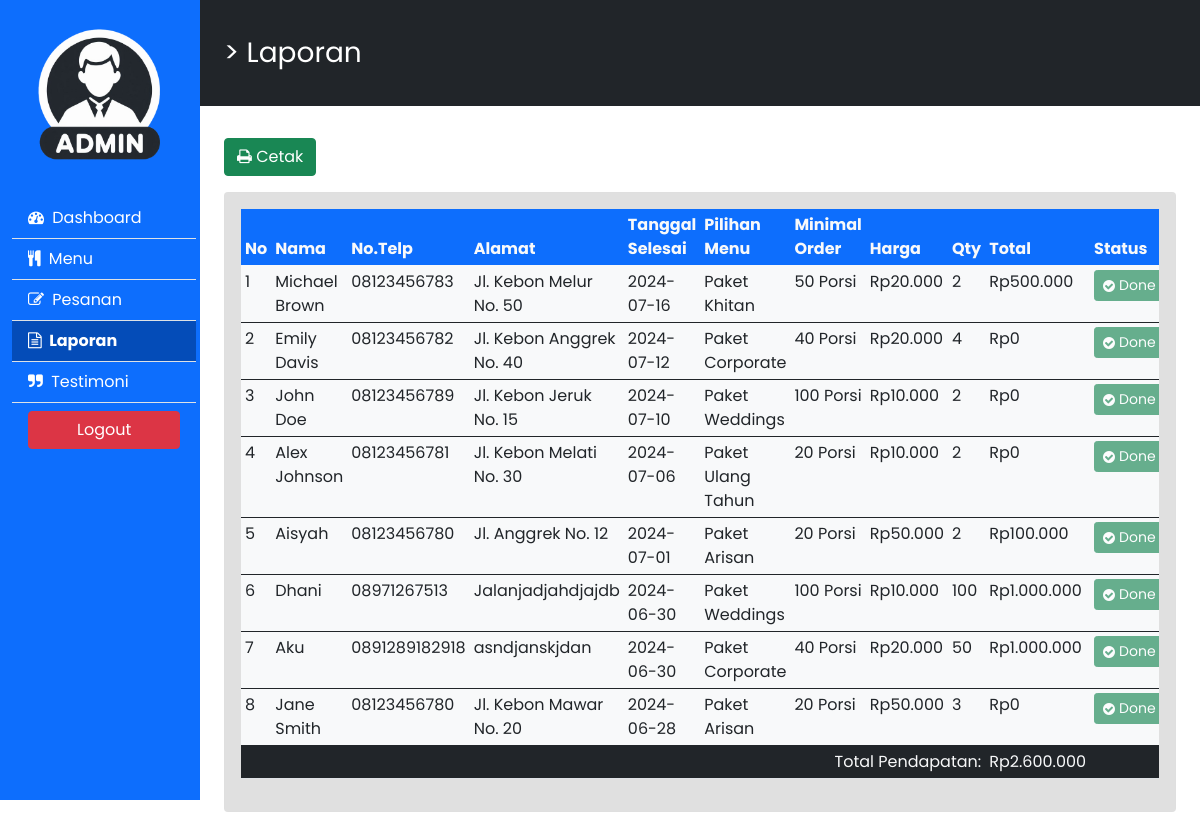
The app's page /admin/laporan/index.php (signed in) with its own data.
### tables this page shows
CREATE TABLE `orders` (
  `order_id` int(11) NOT NULL,
  `name` varchar(100) NOT NULL,
  `phone_number` varchar(50) NOT NULL,
  `address` text NOT NULL,
  `start_date` date NOT NULL,
  `end_date` date NOT NULL,
  `menu_id` int(11) NOT NULL,
  `quantity` int(11) NOT NULL,
  `total_price` int(11) NOT NULL,
  `status` enum('Pending','Proses','Done') DEFAULT 'Pending',
  `created_at` timestamp NOT NULL DEFAULT current_timestamp()
);

CREATE TABLE `menu` (
  `id` int(11) NOT NULL,
  `title` varchar(255) NOT NULL,
  `min_order` int(11) NOT NULL,
  `unit` varchar(50) NOT NULL,
  `price` int(11) NOT NULL,
  `description` text NOT NULL,
  `detail` text NOT NULL,
  `image` varchar(255) DEFAULT NULL
);

### admin/laporan/index.php (the view, shortened to what this page needs)
<?php
include_once("../../proses/koneksi.php");
?>
<!DOCTYPE html>
<html lang="en">
<head>
    <link rel="stylesheet" href="../../assets/style/bootstrap/css/bootstrap.min.css">
    <link rel="stylesheet" href="../../assets/style/style.css">
    <link rel="stylesheet" href="../../assets/style/cdn/css/font-awesome.min.css">
</head>
<body>
    <div class="container-fluid">
        <div class="row">
            <div class="col-md-2 d-md-block bg-primary sidebar">
                <div class="position-sticky">
                    <div class="mb-4 d-flex align-items-center justify-content-center">
                        <img src="../../assets/img/icon_admin.png" alt="nav-logo" class="img-fluid d-none d-md-block" style="width: 90%;">
                    </div>
                    <ul class="nav flex-column">
                        <li class="nav-item border-bottom">
                            <a href="../../admin/" class="nav-link"><i class="fa fa-dashboard me-1"></i>
                                Dashboard</a>
                        </li>
                        <li class="nav-item border-bottom">
                            <a href="../menu/" class="nav-link"><i class="fa fa-cutlery me-1"></i> Menu</a>
                        </li>
                        <li class="nav-item border-bottom">
                            <a href="../pesanan/" class="nav-link"><i class="fa fa-edit me-1"></i> Pesanan</a>
                        </li>
                        <li class="nav-item border-bottom">
                            <a href="#" class="nav-link active"><i class="fa fa-file-text-o me-1"></i> Laporan</a>
                        </li>
                        <li class="nav-item border-bottom">
                            <a href="../testimoni/" class="nav-link"><i class="fa fa-quote-right me-1"></i>
                                Testimoni</a>
                        </li>
                        <li>
                            <form class="nav-link" onclick="return confirm('Apakah anda yakin ingin logout?')" action="" method="POST">
                                <button name="btnlogout" class="btn btn-danger px-5"> Logout</button>
                            </form>
                        </li>
                    </ul>
                </div>
            </div>
            <main class="col-md-10 ms-sm-auto col-lg-10 px-md-4 main-content bg-dark sticky-lg-top">
                <span class="fs-3 text-white">> Laporan</span>
            </main>
            <div class="col-md-10 ms-sm-auto col-lg-10 px-md-4 main-content content-section">
                <a href="./cetak/" class="btn btn-success mb-3"><i class="fa fa-print"></i> Cetak</a>
                <div class="card">
                    <div class="card-body" style="background-color: #E0E0E0;">
                        <div class="table-responsive">
                            <table class="table table-sm table-hover bg-light">
                                <thead class="bg-primary text-light">
                                    <tr>
                                        <th scope="col">No</th>
                                        <th scope="col">Nama</th>
                                        <th scope="col">No.Telp</th>
                                        <th scope="col">Alamat</th>
                                        <th scope="col">Tanggal Selesai</th>
                                        <th scope="col">Pilihan Menu</th>
                                        <th scope="col">Minimal Order</th>
                                        <th scope="col">Harga</th>
                                        <th scope="col">Qty</th>
                                        <th scope="col">Total</th>
                                        <th scope="col">Status</th>
                                    </tr>
                                </thead>
                                <?php
                                function formatRupiah($hargaMenu)
                                {
                                    return 'Rp' . number_format($hargaMenu, 0, ',', '.');
                                }
                                $no = 1;
                                $totalPendapatan = 0;
                                $query = mysqli_query($conn, "SELECT * FROM orders INNER JOIN menu ON menu.id = orders.menu_id WHERE status='Done' ORDER BY end_date DESC");
                                $row = mysqli_num_rows($query);
                                if ($row == null) {
                                ?>
                                    <tbody class="table-group-divider">
                                        <tr>
                                            <td colspan="11">Tidak ada data</td>
                                        </tr>
                                    </tbody>
                                    <?php
                                } else {
                                    while ($data = mysqli_fetch_array($query)) {
                                        $totalPendapatan += $data['total_price'];
                                    ?>
                                        <tbody class="table-group-divider">
                                            <tr>
                                                <td><?= $no++ ?></td>
                                                <td><?= $data['name'] ?></td>
                                                <td><?= $data['phone_number'] ?></td>
                                                <td><?= $data['address'] ?></td>
                                                <td><?= $data['end_date'] ?></td>
                                                <td><?= $data['title'] ?></td>
                                                <td><?= $data['min_order'] ?> <?= $data['unit'] ?></td>
                                                <td><?= formatRupiah($data['price']) ?></td>
                                                <td><?= $data['quantity'] ?></td>
                                                <td>
                                                    <?= formatRupiah($data['total_price']) ?></td>
                                                <td>
                                                    <button class="btn btn-success text-white btn-sm d-flex align-items-center gap-1" disabled><i class="fa fa-check-circle"></i>
                                                        <?= $data['status'] ?></button>
                                                </td>
                                            </tr>
                                        </tbody>
                                    <?php
                                    }
                                    ?>
                                    <tr class="bg-dark text-light">
                                        <td colspan="6"></td>
                                        <td colspan="3" class="text-end">Total Pendapatan: </td>
                                        <td><?= formatRupiah($totalPendapatan) ?></td>
                                        <td></td>
                                    </tr>
                                <?php
                                }
                                ?>
                            </table>
                        </div>
                    </div>
                </div>
            </div>
        </div>
    </div>
</body>
</html>

### assets/style/style.css (style rules this page uses)
body { font-family: 'Poppins', sans-serif; }
.sidebar { height: 100vh; position: fixed; top: 0; left: 0; z-index: 100; background-color: #0d6efd; padding-top: 1rem; overflow-y: auto; }
.sidebar .nav-link { color: white; }
.sidebar .nav-link.active { font-weight: bold; }
.nav-link.active { background-color: #044cb8; }
.main-content { margin-left: 16.666667%; padding: 2rem; }

### records on screen
orders: name "Michael Brown", phone_number "08123456783", address "Jl. Kebon Melur No. 50", end_date "2024-07-16", menu.title "Paket Khitan", menu.min_order "50", menu.unit "Porsi", menu.price "Rp20.000", quantity "2", total_price "Rp500.000", status "Done"
orders: name "Emily Davis", phone_number "08123456782", address "Jl. Kebon Anggrek No. 40", end_date "2024-07-12", menu.title "Paket Corporate", menu.min_order "40", menu.unit "Porsi", menu.price "Rp20.000", quantity "4", total_price "Rp0", status "Done"
orders: name "John Doe", phone_number "08123456789", address "Jl. Kebon Jeruk No. 15", end_date "2024-07-10", menu.title "Paket Weddings", menu.min_order "100", menu.unit "Porsi", menu.price "Rp10.000", quantity "2", total_price "Rp0", status "Done"
orders: name "Alex Johnson", phone_number "08123456781", address "Jl. Kebon Melati No. 30", end_date "2024-07-06", menu.title "Paket Ulang Tahun", menu.min_order "20", menu.unit "Porsi", menu.price "Rp10.000", quantity "2", total_price "Rp0", status "Done"
orders: name "Aisyah", phone_number "08123456780", address "Jl. Anggrek No. 12", end_date "2024-07-01", menu.title "Paket Arisan", menu.min_order "20", menu.unit "Porsi", menu.price "Rp50.000", quantity "2", total_price "Rp100.000", status "Done"
orders: name "Dhani", phone_number "08971267513", address "Jalanjadjahdjajdb", end_date "2024-06-30", menu.title "Paket Weddings", menu.min_order "100", menu.unit "Porsi", menu.price "Rp10.000", quantity "100", total_price "Rp1.000.000", status "Done"
orders: name "Aku", phone_number "0891289182918", address "asndjanskjdan", end_date "2024-06-30", menu.title "Paket Corporate", menu.min_order "40", menu.unit "Porsi", menu.price "Rp20.000", quantity "50", total_price "Rp1.000.000", status "Done"
orders: name "Jane Smith", phone_number "08123456780", address "Jl. Kebon Mawar No. 20", end_date "2024-06-28", menu.title "Paket Arisan", menu.min_order "20", menu.unit "Porsi", menu.price "Rp50.000", quantity "3", total_price "Rp0", status "Done"

### other values on screen
formatRupiah($totalPendapatan) "Rp2.600.000"
